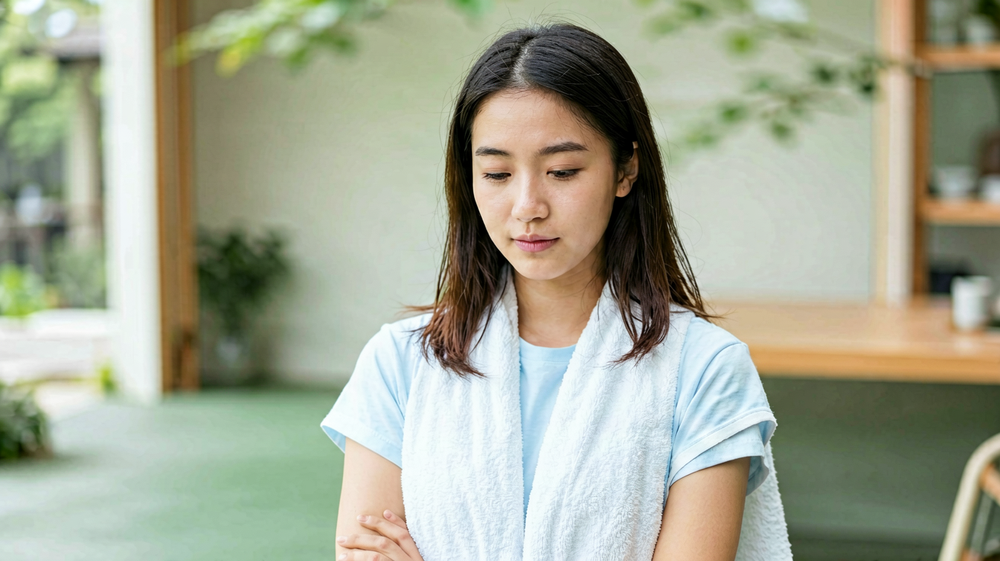
#> input picture agnes_generated.png, 1000 x 561 px, shrunk from 1312 x 736 before the run
$ python remove-black-bg.py --input ../agnes_generated.png --output out.png
#> lines starting #> are read from the running program, lines starting #| are printed output that depends on the picture; after the words box and inside, x2 and y2 are one past the last pixel; in counts of white or black regions, pixels touching at a corner belong together
"""Remove near-black background from AI-generated character art, output RGBA PNG.

Strategy: RGB euclidean distance to black (0,0,0), three-tier alpha:
  dist < t1  -> alpha 0 (fully transparent)
  dist > t2  -> alpha 255 (fully opaque)
  in between -> linear transition (soft edge / anti-white-fringe)

Optional connected-component protection: only erase dark regions that touch
the image border, so dark parts inside the character (shadow, dark hair)
are never deleted.

Usage:
  python remove-black-bg.py --input IN --output OUT [--t1 40] [--t2 90]
                            [--protect-cc] [--stats-only]
"""

import argparse
import os
import sys

import numpy as np
from PIL import Image

try:
    from scipy import ndimage
    HAS_SCIPY = True
except ImportError:
    HAS_SCIPY = False


def load_rgb(path):
#> called with path = '../agnes_generated.png'
    img = Image.open(path).convert("RGB")
#> img is the input picture: PIL image 1000x561 RGB; mean R, G, B 163.1, 167.3, 147.1
    return img, np.asarray(img, dtype=np.uint8)


def compute_alpha(arr, t1, t2, protect_cc, erode=3):
#> called with t1 = 40, t2 = 90, protect_cc = False, erode = 3
    dist = np.linalg.norm(arr.astype(np.float32), axis=2)
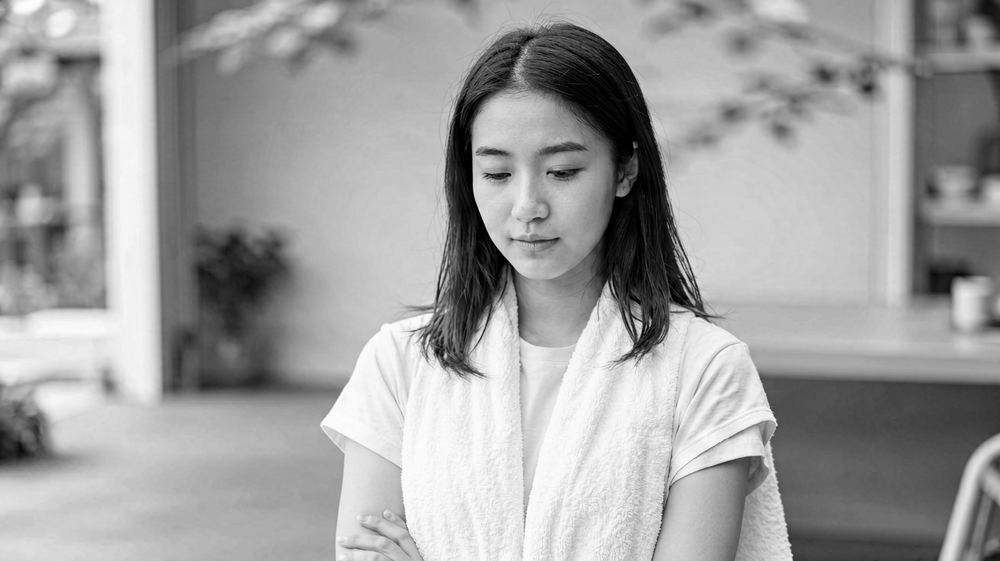
#> dist: shape (561, 1000) float32; min 0, max 440.5, mean 277.5; drawn with min black and max white
    alpha = np.zeros(arr.shape[:2], dtype=np.float32)
    opaque = dist >= t2
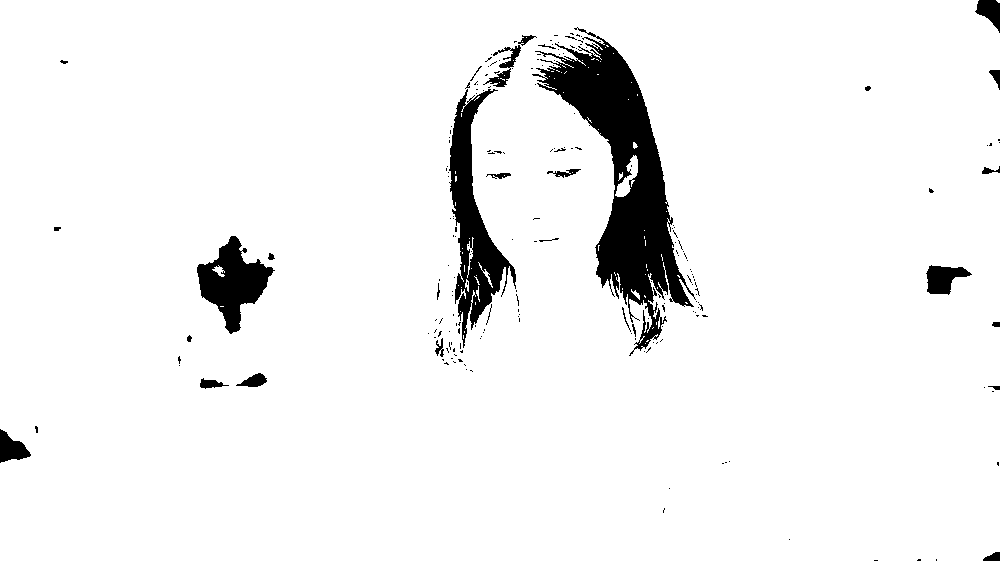
#> opaque: shape (561, 1000) bool; 94.5% white; 207 black regions (176 under 20 px), largest, box (x1, y1, x2, y2) and area: (532, 27, 696, 356) 16527, (449, 89, 516, 348) 6125, (197, 236, 275, 334) 3575
    clear = dist <= t1
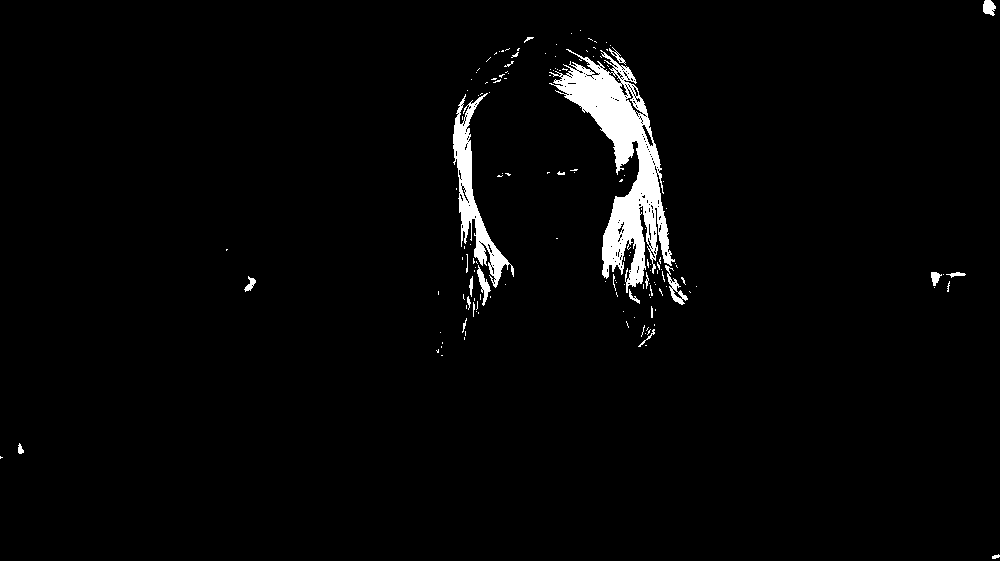
#> clear: shape (561, 1000) bool; 2.6% white; 154 white regions (131 under 20 px), largest, box (x1, y1, x2, y2) and area: (549, 49, 675, 293) 9929, (453, 93, 514, 288) 2888, (665, 265, 688, 305) 255
    mid = ~opaque & ~clear
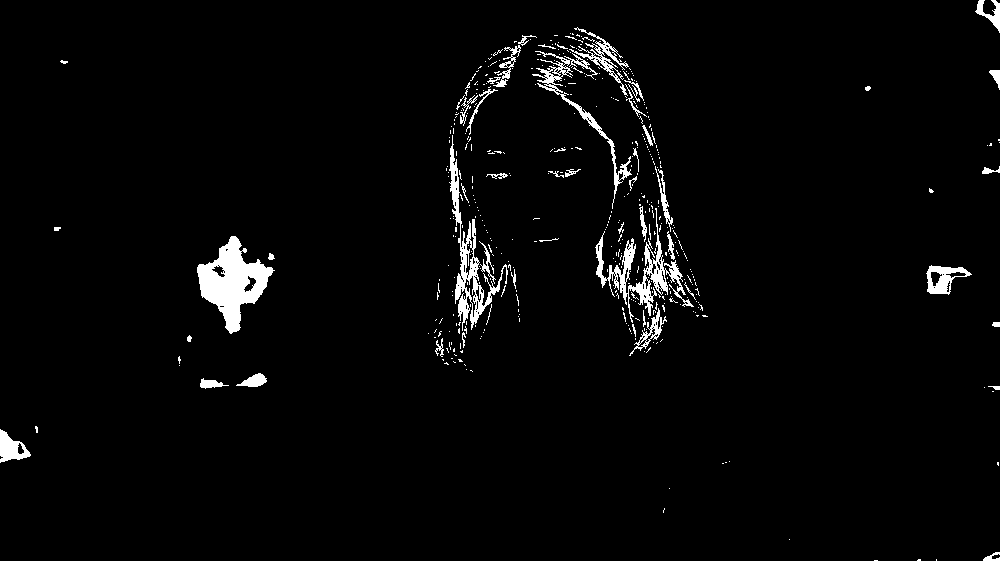
#> mid: shape (561, 1000) bool; 2.8% white; 454 white regions (402 under 20 px), largest, box (x1, y1, x2, y2) and area: (197, 236, 275, 334) 3487, (595, 208, 694, 323) 2191, (449, 135, 508, 331) 2080
    alpha[clear] = 0.0
    alpha[opaque] = 255.0
    if mid.any():
        alpha[mid] = 255.0 * (dist[mid] - t1) / max(t2 - t1, 1)
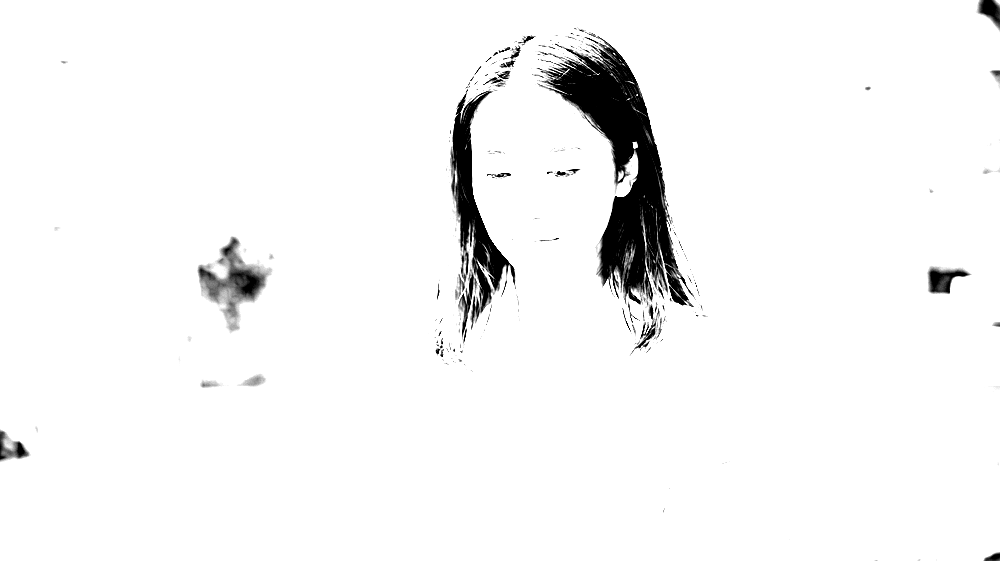
#> alpha: shape (561, 1000) float32; min 0, max 255, mean 244.7

    if protect_cc:
        if not HAS_SCIPY:
            print("[warn] scipy not available, skipping connected-component protection", file=sys.stderr)
        else:
            struct = np.ones((3, 3), dtype=int)
            candidates = dist < t2
            eroded = ndimage.binary_erosion(candidates, structure=struct, iterations=erode)
            if eroded.any():
                labels, n = ndimage.label(eroded, structure=struct)
                h, w = labels.shape
                yy, xx = np.indices((h, w))
                d_border = np.minimum(np.minimum(yy, h - 1 - yy), np.minimum(xx, w - 1 - xx))
                min_d = ndimage.minimum(d_border, labels, index=np.arange(1, n + 1))
                border_labels = set((np.flatnonzero(min_d <= erode) + 1).tolist())
                erase = np.isin(labels, list(border_labels))
                erase = ndimage.binary_dilation(erase, structure=struct, iterations=erode)
                protect = candidates & ~erase
                alpha[protect] = 255.0
    return np.clip(alpha, 0, 255).astype(np.uint8)


def main():
    ap = argparse.ArgumentParser(description="Cut near-black background to transparent")
    ap.add_argument("--input", required=True)
    ap.add_argument("--output", required=True)
    ap.add_argument("--t1", type=int, default=40, help="dist < t1 fully transparent (default 40)")
    ap.add_argument("--t2", type=int, default=90, help="dist > t2 fully opaque (default 90)")
    ap.add_argument("--protect-cc", action="store_true",
                    help="protect dark regions inside the character (erosion-based)")
    ap.add_argument("--erode", type=int, default=3,
                    help="erosion iterations for protect-cc (default 3)")
    args = ap.parse_args()

    if not (0 <= args.t1 < args.t2 <= 255):
        sys.exit("error: need 0 <= t1 < t2 <= 255")

    img, arr = load_rgb(args.input)
    alpha = compute_alpha(arr, args.t1, args.t2, args.protect_cc, args.erode)

    out = img.convert("RGBA")
    out.putalpha(Image.fromarray(alpha, "L"))
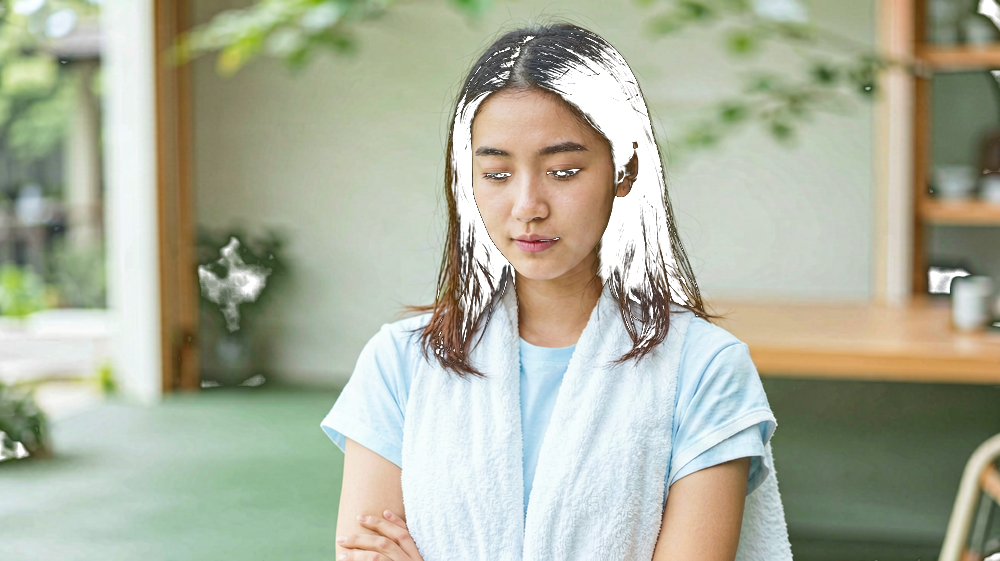
#> out: PIL image 1000x561 RGBA; mean R, G, B, A 163.1, 167.3, 147.1, 244.7; transparent parts drawn white

    os.makedirs(os.path.dirname(os.path.abspath(args.output)), exist_ok=True)
    out.save(args.output, "PNG")

    total = alpha.size
#> total = 561000
    transparent = int((alpha == 0).sum())
#> transparent = 14733
    partial = int(((alpha > 0) & (alpha < 255)).sum())
#> partial = 15897
    pct = 100.0 * transparent / total
#> pct = 2.63
    print(f"size: {img.size[0]}x{img.size[1]}")
#| size: 1000x561
    print(f"t1={args.t1} t2={args.t2} protect_cc={args.protect_cc}")
    print(f"transparent: {transparent} ({pct:.1f}%)")
#| transparent: 14733 (2.6%)
    print(f"soft-edge(0<alpha<255): {partial} ({100.0*partial/total:.1f}%)")
#| soft-edge(0<alpha<255): 15897 (2.8%)
    print(f"saved -> {args.output}")


if __name__ == "__main__":
    main()
